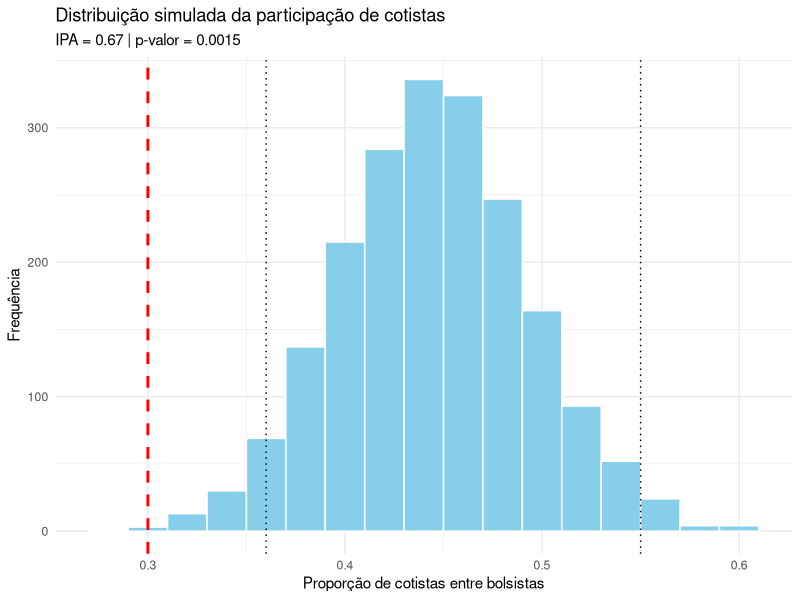

The R source for this figure:
## ---- chunk 1
knitr::opts_chunk$set(echo = TRUE, message = FALSE, warning = FALSE)
## ---- chunk 2
library(tidyverse)
## ---- chunk 3


# =========================================================
# ETAPA 1 — DADOS REAIS DA UNIVERSIDADE
# =========================================================

# número total de estudantes
total_estudantes <- 1000

# número total de estudantes cotistas
total_cotistas <- 450

# número total de bolsas acadêmicas
total_bolsas <- 100

# número de cotistas entre os bolsistas
cotistas_bolsistas <- 30


# =========================================================
# ETAPA 2 — CÁLCULO DAS PROPORÇÕES OBSERVADAS
# =========================================================

# proporção de cotistas na universidade
prop_cotistas_universidade <- total_cotistas / total_estudantes

# proporção de cotistas entre bolsistas
prop_cotistas_bolsistas <- cotistas_bolsistas / total_bolsas


# =========================================================
# ETAPA 3 — CÁLCULO DO IPA
# =========================================================

# IPA = participação relativa dos cotistas
# valor esperado = 1

IPA <- prop_cotistas_bolsistas / prop_cotistas_universidade

# interpretação:
#
# IPA = 1  -> participação proporcional
# IPA < 1  -> sub-representação
# IPA > 1  -> sobre-representação


# =========================================================
# ETAPA 4 — CONSTRUÇÃO DA POPULAÇÃO HIPOTÉTICA
# =========================================================

# 1 = cotista
# 0 = ampla concorrência

universidade <- c(
  rep(1, total_cotistas),
  rep(0, total_estudantes - total_cotistas)
)


# =========================================================
# ETAPA 5 — SIMULAÇÃO MONTE CARLO
# =========================================================

# cria espaço vazio para armazenar resultados

resultado <- numeric(2000)

# repetimos o sorteio 2000 vezes

for(i in 1:2000){

  # sorteia bolsistas aleatoriamente
  bolsistas <- sample(
    universidade,
    total_bolsas,
    replace = FALSE
  )

  # calcula proporção de cotistas sorteados
  resultado[i] <- mean(bolsistas)

}


# =========================================================
# ETAPA 6 — INTERVALO DE CONFIANÇA SIMULADO
# =========================================================

# intervalo de confiança empírico de 95%
# baseado na distribuição simulada

IC <- quantile(resultado, probs = c(0.025, 0.975))


# =========================================================
# ETAPA 7 — p-VALOR EMPÍRICO
# =========================================================

# calcula quantas simulações produziram
# proporções iguais ou menores que a observada

p_valor <- mean(resultado <= prop_cotistas_bolsistas)

p_valor


# interpretação:
#
# p pequeno -> resultado observado é improvável
# sob hipótese de distribuição aleatória das bolsas


# =========================================================
# ETAPA 8 — VISUALIZAÇÃO
# =========================================================

ggplot() +

  # histograma da distribuição simulada
  geom_histogram(
    aes(x = resultado),
    binwidth = 0.02,
    fill = "skyblue",
    color = "white"
  ) +

  # linha da proporção observada real
  geom_vline(
    xintercept = prop_cotistas_bolsistas,
    linetype = "dashed",
    color = "red",
    linewidth = 1
  ) +

  # linhas do intervalo de confiança
  geom_vline(
    xintercept = IC,
    linetype = "dotted",
    color = "black"
  ) +

  labs(
    title = "Distribuição simulada da participação de cotistas",
    subtitle = paste(
      "IPA =", round(IPA, 2),
      "| p-valor =", format(round(p_valor, 6), scientific = FALSE)
    ),
    x = "Proporção de cotistas entre bolsistas",
    y = "Frequência"
  ) +

  theme_minimal()
